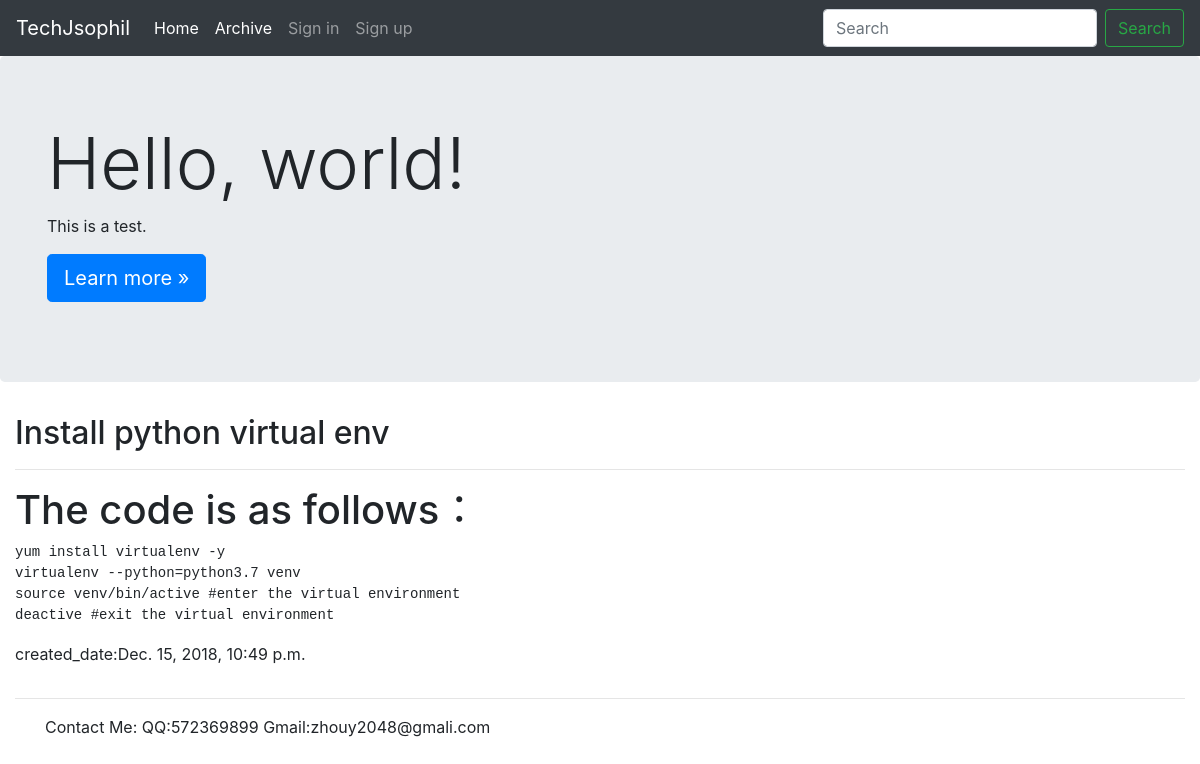
Page /articles/2/ on the committed database.
### articles/models.py (models this page shows, shortened)
class Article(models.Model):
    title = models.CharField(max_length=100)
    body = models.TextField()
    archive = models.ForeignKey('Archive',on_delete=models.PROTECT,null=True)
    created_date = models.DateTimeField(auto_now_add=True)

### articles/views.py (the view)
# urls.py: path('<int:pk>/', views.article_detail,name="detail"),
def article_detail(request, pk):
    article = Article.objects.get(pk=pk)
    article.body =markdown.markdown(article.body,
                                    extensions=[
                                    'markdown.extensions.extra',
                                    'markdown.extensions.codehilite',
                                    'markdown.extensions.toc',
                                    ])
    return render(request, 'articles/article_detail.html', {'article':article})

### articles/templates/articles/article_detail.html
{% extends 'base_layout.html' %}
{% block content %}
<div class="row">
  <div class="container-fluid">
    <h2>{{ article.title }}</h2>
    <hr>
    {{ article.body|safe }}
    <p>created_date:{{ article.created_date }}</p>
  </div>
</div>
{% endblock %}

### static/jumbotron.css (style rules this page uses)
body { padding-top: 3.5rem; }

### rows in the picture
Article: title "Install python virtual env", body "The code is as follows： yum install virtualenv - y virtualenv -- python = python3 . 7 venv source venv / bin / active # enter the virtual environment deactive # exit the virtual environment", created_date "Dec. 15, 2018, 10:49 p.m."
